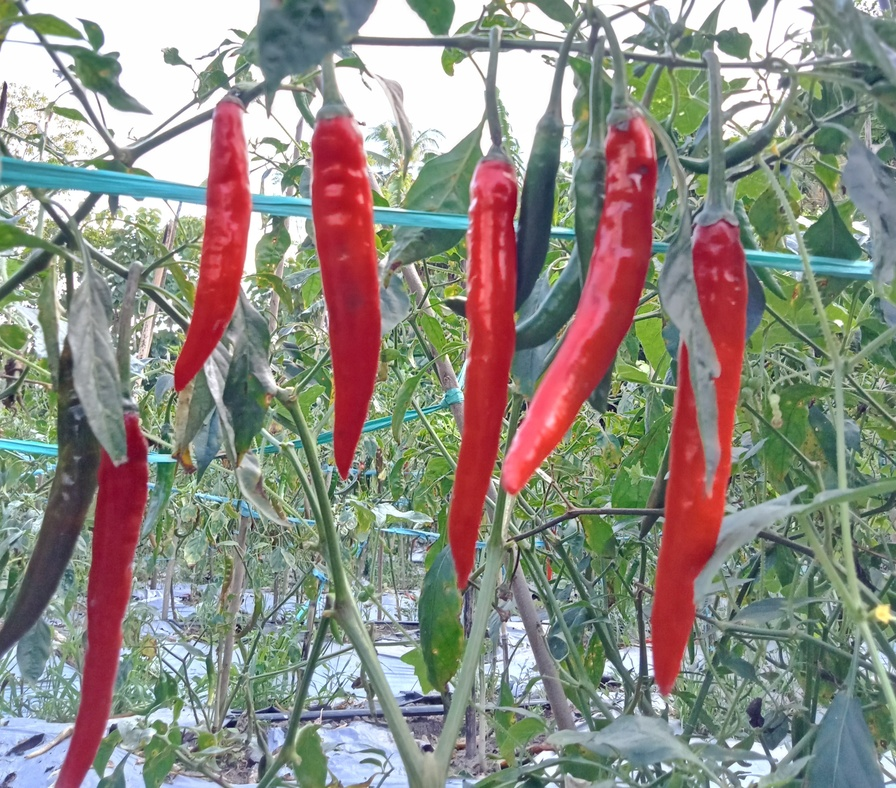
#> input picture cabe2.jpg, 896 x 788 px, shrunk from 3120 x 2745 before the run
$ python coba1.py
#> lines starting #> are read from the running program, lines starting #| are printed output that depends on the picture; after the words box and inside, x2 and y2 are one past the last pixel; in counts of white or black regions, pixels touching at a corner belong together
import cv2
import numpy as np

#baca gambar
img = cv2.imread('cabe2.jpg')
#> img is the input picture: shape (788, 896, 3); mean B, G, R 131.3, 139.6, 141.5

#konversi RGB ke HSV
hsv = cv2.cvtColor(img, cv2.COLOR_BGR2HSV)
#> hsv: shape (788, 896, 3); mean H, S, V 82.9, 68.6, 159.9

#Range warna kuning segmentasi/klasifikasi
lower = np.array([20, 100, 100], dtype=np.uint8)
upper = np.array([40, 255, 255], dtype=np.uint8)
mask = cv2.inRange(hsv, lower, upper)
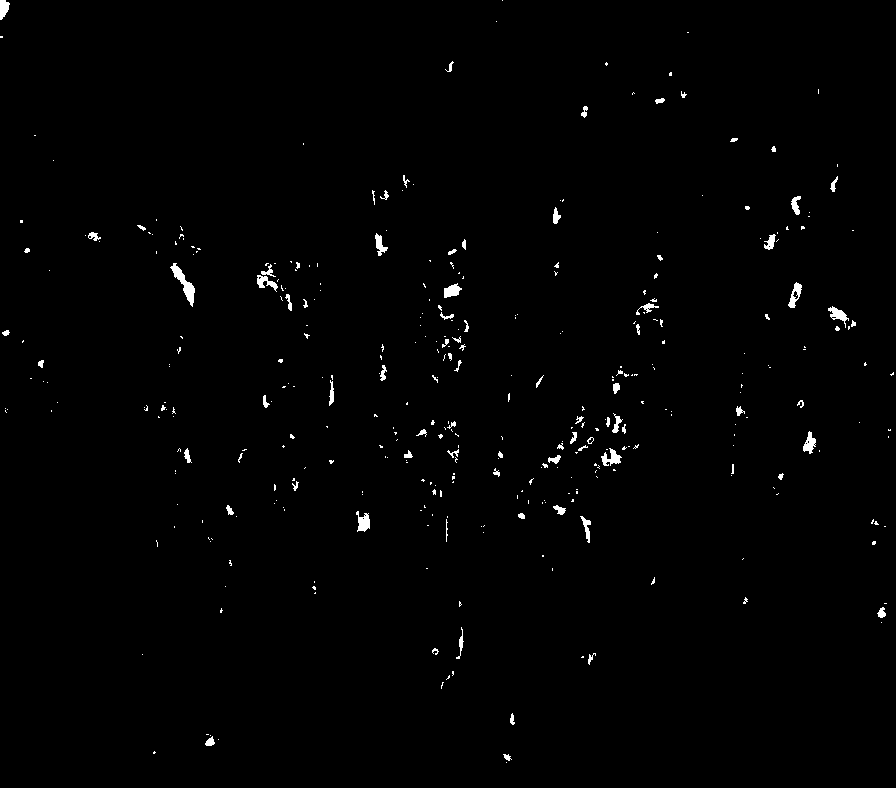
#> mask: shape (788, 896); 0.89% white; 370 white regions (288 under 20 px), largest, box (x1, y1, x2, y2) and area: (170, 263, 195, 307) 345, (601, 448, 622, 466) 189, (356, 511, 370, 532) 186
kernel = np.ones((25,25), np.uint8)

#dipertembal piksel objek
dilation = cv2.dilate(mask, kernel, iterations = 1)
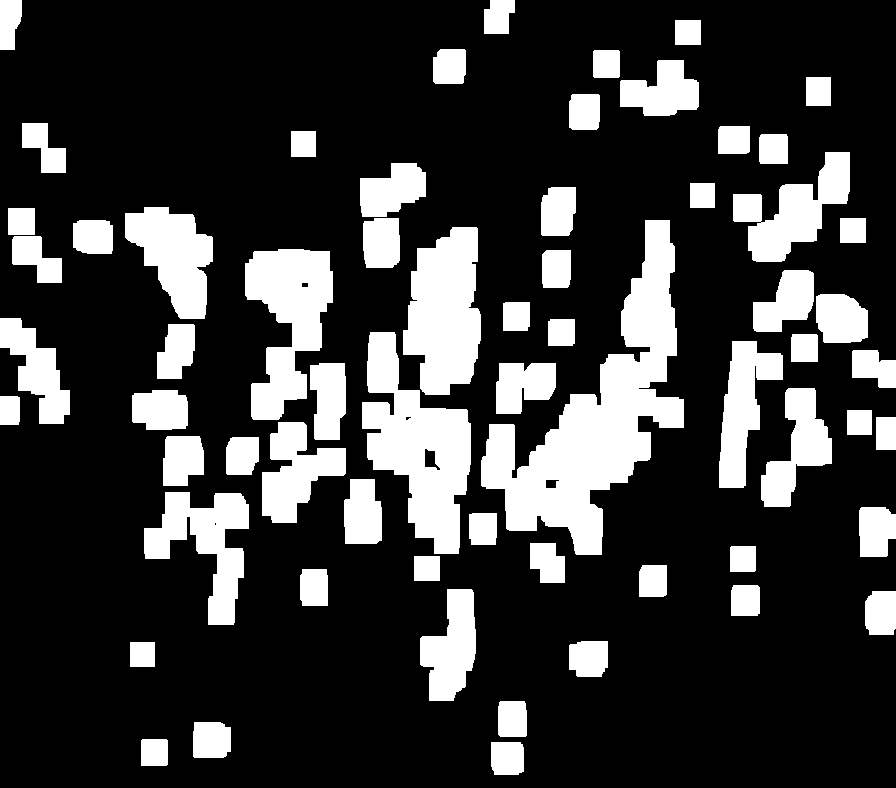
#> dilation: shape (788, 896); 22.4% white; 64 white regions

#diperkecil supaya tidak berdempet piksel objek
erosion = cv2.erode(mask, kernel, iterations = 1)
#> erosion: shape (788, 896); every value is 0

contours, hierarchy = cv2.findContours(dilation,cv2.RETR_TREE, cv2.CHAIN_APPROX_SIMPLE)
#> contours = 69 contours, 2 with area under 20; largest, box (x1, y1, x2, y2) and area: (481, 220, 684, 555) 23674, (362, 332, 471, 554) 12404, (403, 227, 481, 395) 9554, (245, 249, 333, 420) 8690, (144, 492, 249, 625) 6084

resultImg = img.copy()

contour = []

for i in range(len(contours)):
	cnt = contours[i]
	(x,y),radius = cv2.minEnclosingCircle(cnt)

	center = (int(x), int(y))

	if (int(radius) > 1):
		contour.append(cnt)

	resultImg = cv2.circle(resultImg, center, int(radius), (255,0,0), 3)
#> this loop made 69 passes
#> (x, y, radius, center) on passes 1, 2, 3, 4, 6, 7, 8, 10: (506.9, 756.7, 21.59, (506, 756)), (153.8, 752.2, 18.04, (153, 752)), (209.9, 739.5, 23.66, (209, 739)), (512.5, 718.5, 21.51, (512, 718)), (588.6, 655.9, 23.63, (588, 655)), (882, 612.5, 25.12, (882, 612)), (450, 644.5, 59.34, (450, 644)), (314.5, 587, 21.91, (314, 587))
#> pass 1, `resultImg = cv2.circle(resultImg, center, int(radius), (255,0,0), 3)`:
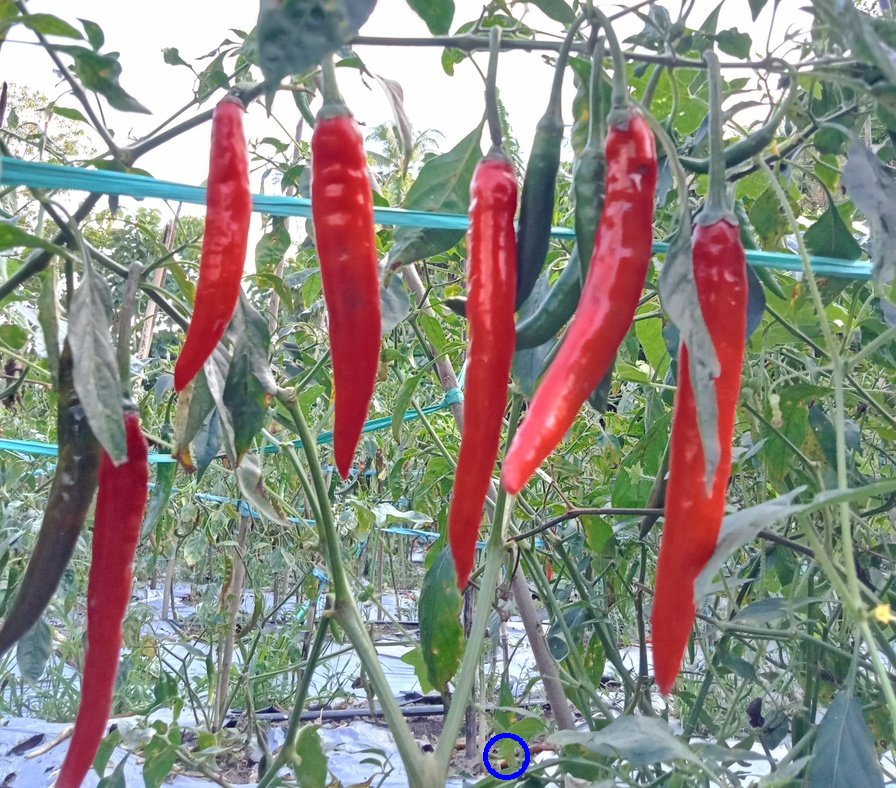
#> resultImg: shape (788, 896, 3); 0.09% of pixels changed, all inside (x1, y1, x2, y2) = (483, 733, 530, 780)
#> pass 3, `resultImg = cv2.circle(resultImg, center, int(radius), (255,0,0), 3)`:
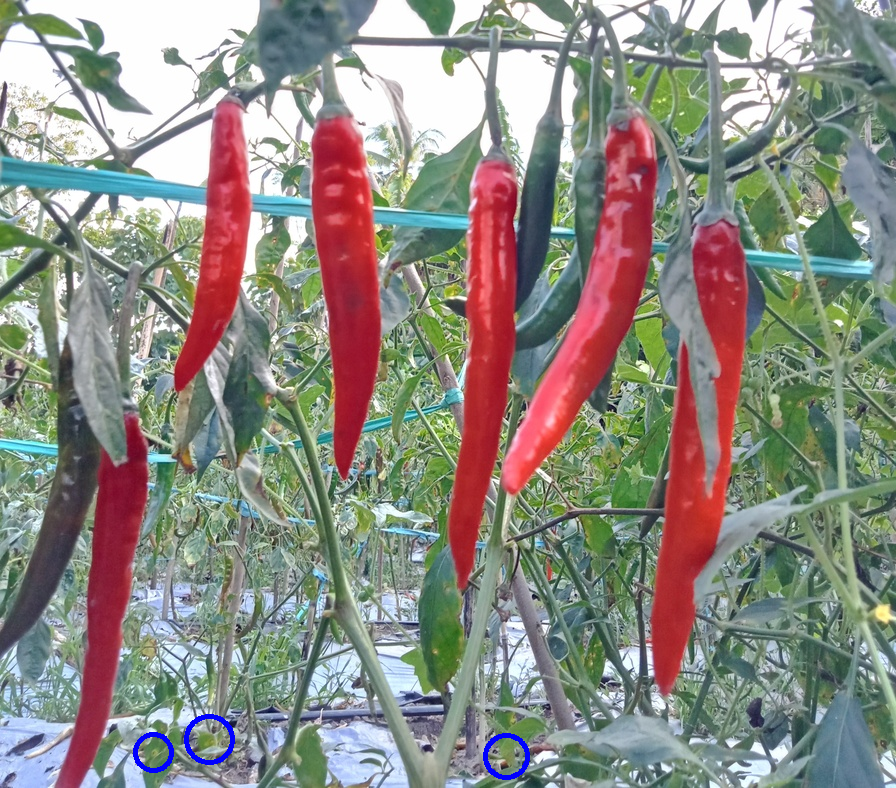
#> resultImg: shape (788, 896, 3); mean B, G, R 131.7, 139.2, 141.1
#> after the loop:
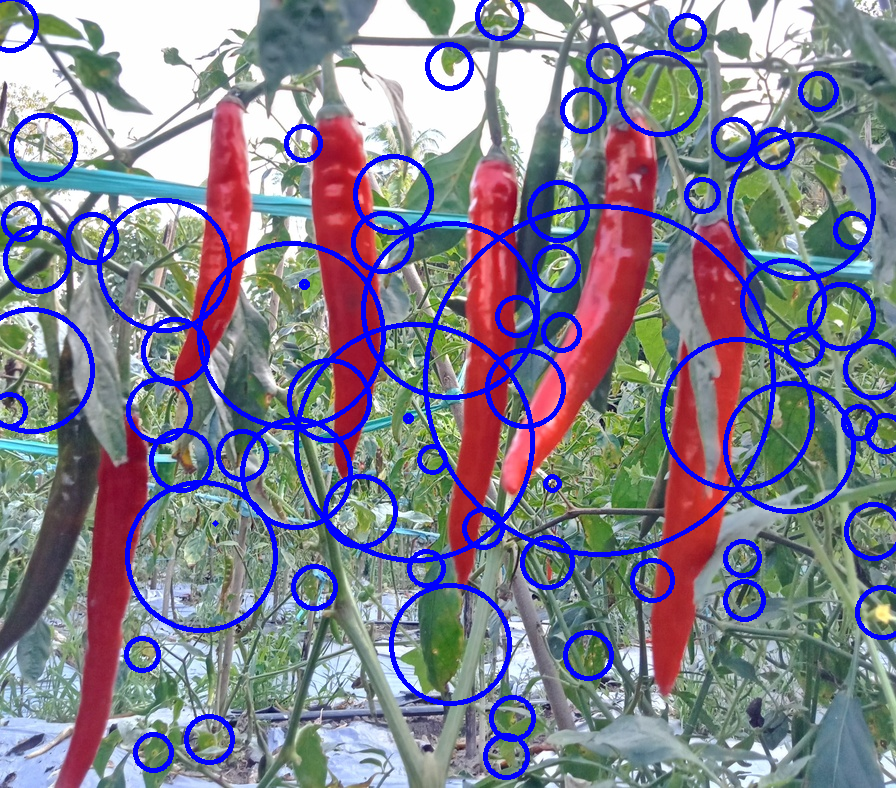
#> resultImg: shape (788, 896, 3); 9.02% of pixels changed, all inside (x1, y1, x2, y2) = (0, 0, 896, 742)
#> after the loop, contour = 68 contours, 1 with area under 20; largest, box (x1, y1, x2, y2) and area: (481, 220, 684, 555) 23674, (362, 332, 471, 554) 12404, (403, 227, 481, 395) 9554, (245, 249, 333, 420) 8690, (144, 492, 249, 625) 6084

cv2.imshow('image', resultImg)
cv2.waitKey(0)
cv2.destroyAllWindows()

$ run again, with cabe1.jpg copied over cabe2.jpg
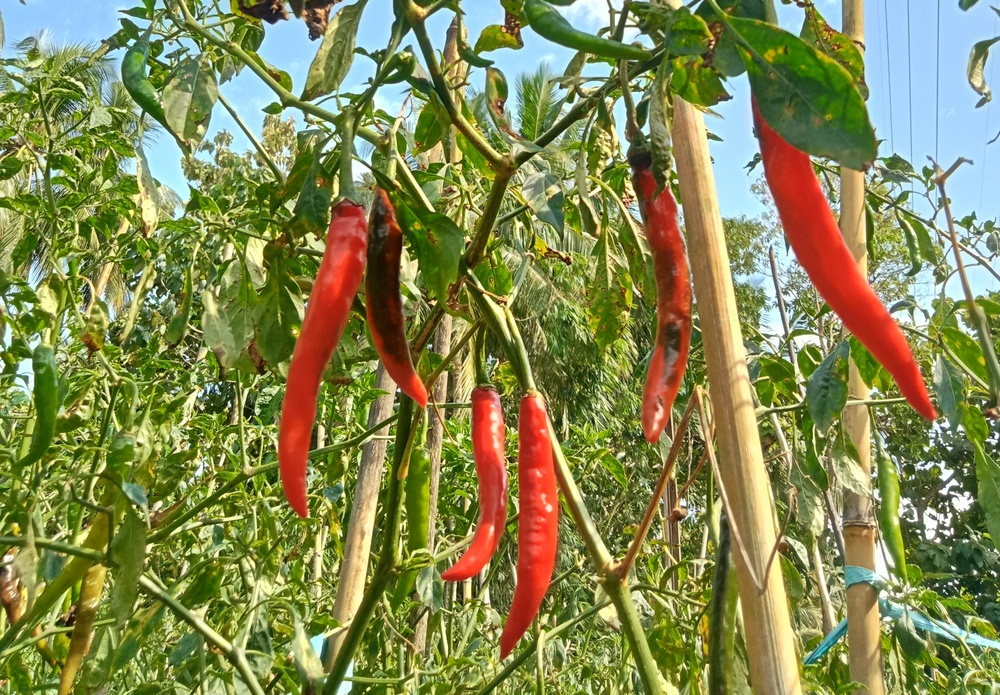
#> input picture cabe1.jpg, 1000 x 695 px, shrunk from 3120 x 2167 before the run
#> img is the input picture: shape (695, 1000, 3); mean B, G, R 82.6, 136.4, 132.4
#> hsv: shape (695, 1000, 3); mean H, S, V 40.7, 145.1, 151
#> `mask = cv2.inRange(hsv, lower, upper)`:
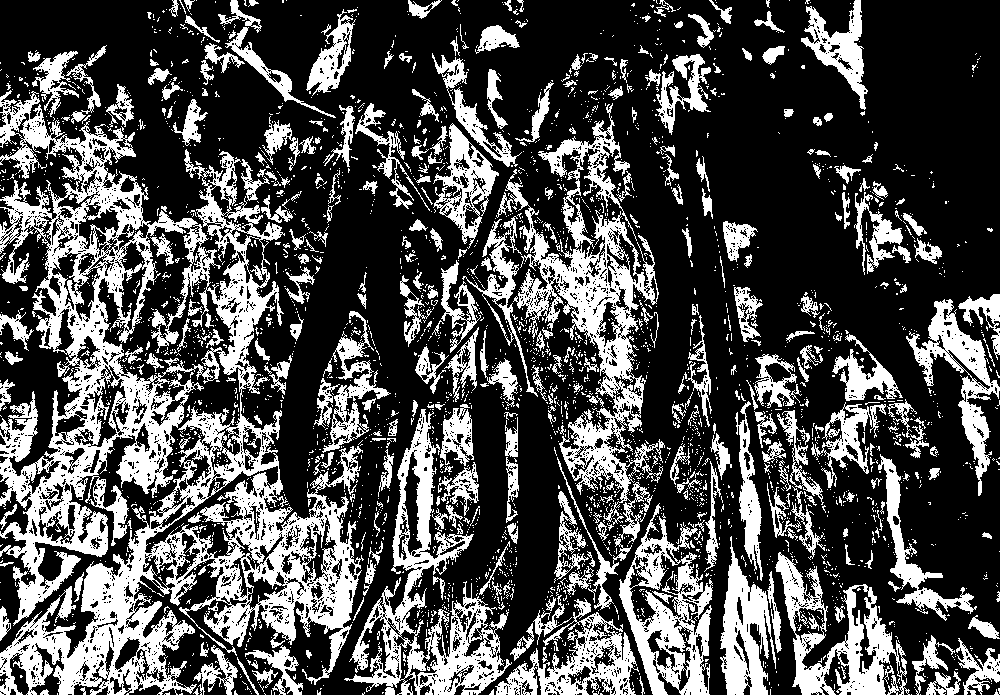
#> mask: shape (695, 1000); 30.6% white; 3122 white regions (2753 under 20 px), largest, box (x1, y1, x2, y2) and area: (0, 90, 364, 695) 74081, (505, 103, 665, 544) 16711, (344, 409, 512, 695) 11520
#> dilation: shape (695, 1000); 90.4% white; 50 black regions (18 under 20 px)
#> erosion: shape (695, 1000); every value is 0
#> contours = 42 contours, 17 with area under 20; largest, box (x1, y1, x2, y2) and area: (0, 0, 1000, 695) 657431, (715, 68, 898, 357) 16854, (290, 210, 393, 474) 4829, (526, 411, 548, 599) 2484, (641, 158, 683, 428) 2327
#> the loop `for i in range(len(contours)):` made 42 passes
#> (x, y, radius, center) on passes 1, 2, 3, 9, 10, 12, 13, 14: (974, 64.5, 27.35, (974, 64)), (499.5, 372, 594.3, (499, 372)), (911.5, 626.5, 2.92, (911, 626)), (914.5, 508.5, 8.63, (914, 508)), (943.7, 504.9, 30.87, (943, 504)), (529.5, 504.5, 93.53, (529, 504)), (488.5, 460.5, 59.6, (488, 460)), (824.6, 394.5, 7.43, (824, 394))
#> after the loop `for i in range(len(contours)):`:
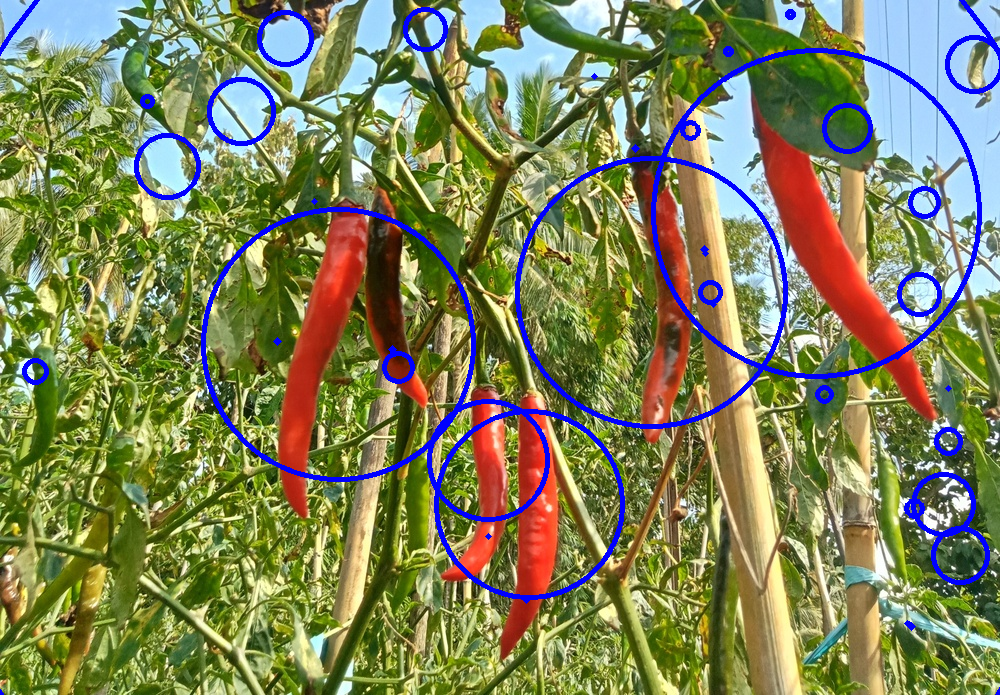
#> resultImg: shape (695, 1000, 3); mean B, G, R 89, 130.6, 126.6
#> after the loop `for i in range(len(contours)):`: contour = 32 contours, 7 with area under 20; largest, box (x1, y1, x2, y2) and area: (0, 0, 1000, 695) 657431, (715, 68, 898, 357) 16854, (290, 210, 393, 474) 4829, (526, 411, 548, 599) 2484, (641, 158, 683, 428) 2327
